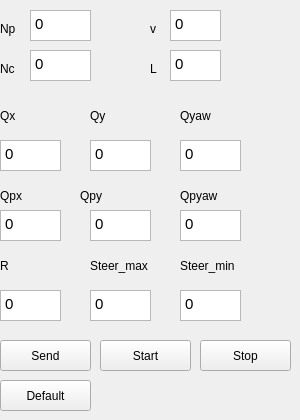
    <widget class="QWidget" name="MPC_tab">
     <attribute name="title">
      <string>MPC</string>
     </attribute>
     <widget class="QLabel" name="label">
      <property name="geometry">
       <rect>
        <x>0</x>
        <y>20</y>
        <width>67</width>
        <height>17</height>
       </rect>
      </property>
      <property name="text">
       <string>Np</string>
      </property>
     </widget>
     <widget class="QLabel" name="label_12">
      <property name="geometry">
       <rect>
        <x>0</x>
        <y>60</y>
        <width>67</width>
        <height>17</height>
       </rect>
      </property>
      <property name="text">
       <string>Nc</string>
      </property>
     </widget>
     <widget class="QLabel" name="label_13">
      <property name="geometry">
       <rect>
        <x>150</x>
        <y>20</y>
        <width>67</width>
        <height>17</height>
       </rect>
      </property>
      <property name="text">
       <string>v</string>
      </property>
     </widget>
     <widget class="QLabel" name="label_14">
      <property name="geometry">
       <rect>
        <x>150</x>
        <y>60</y>
        <width>67</width>
        <height>17</height>
       </rect>
      </property>
      <property name="text">
       <string>L</string>
      </property>
     </widget>
     <widget class="QTextEdit" name="text_Np">
      <property name="geometry">
       <rect>
        <x>30</x>
        <y>10</y>
        <width>61</width>
        <height>31</height>
       </rect>
      </property>
      <property name="html">
       <string>&lt;!DOCTYPE HTML PUBLIC &quot;-//W3C//DTD HTML 4.0//EN&quot; &quot;http://www.w3.org/TR/REC-html40/strict.dtd&quot;&gt;
&lt;html&gt;&lt;head&gt;&lt;meta name=&quot;qrichtext&quot; content=&quot;1&quot; /&gt;&lt;style type=&quot;text/css&quot;&gt;
p, li { white-space: pre-wrap; }
&lt;/style&gt;&lt;/head&gt;&lt;body style=&quot; font-family:'Ubuntu'; font-size:11pt; font-weight:400; font-style:normal;&quot;&gt;
&lt;p style=&quot; margin-top:0px; margin-bottom:0px; margin-left:0px; margin-right:0px; -qt-block-indent:0; text-indent:0px;&quot;&gt;&lt;span style=&quot; font-family:'Ubuntu';&quot;&gt;0&lt;/span&gt;&lt;/p&gt;&lt;/body&gt;&lt;/html&gt;</string>
      </property>
     </widget>
     <widget class="QTextEdit" name="text_Nc">
      <property name="geometry">
       <rect>
        <x>30</x>
        <y>50</y>
        <width>61</width>
        <height>31</height>
       </rect>
      </property>
      <property name="html">
       <string>&lt;!DOCTYPE HTML PUBLIC &quot;-//W3C//DTD HTML 4.0//EN&quot; &quot;http://www.w3.org/TR/REC-html40/strict.dtd&quot;&gt;
&lt;html&gt;&lt;head&gt;&lt;meta name=&quot;qrichtext&quot; content=&quot;1&quot; /&gt;&lt;style type=&quot;text/css&quot;&gt;
p, li { white-space: pre-wrap; }
&lt;/style&gt;&lt;/head&gt;&lt;body style=&quot; font-family:'Ubuntu'; font-size:11pt; font-weight:400; font-style:normal;&quot;&gt;
&lt;p style=&quot; margin-top:0px; margin-bottom:0px; margin-left:0px; margin-right:0px; -qt-block-indent:0; text-indent:0px;&quot;&gt;&lt;span style=&quot; font-family:'Ubuntu';&quot;&gt;0&lt;/span&gt;&lt;/p&gt;&lt;/body&gt;&lt;/html&gt;</string>
      </property>
     </widget>
     <widget class="QTextEdit" name="text_v_MPC">
      <property name="geometry">
       <rect>
        <x>170</x>
        <y>10</y>
        <width>51</width>
        <height>31</height>
       </rect>
      </property>
      <property name="html">
       <string>&lt;!DOCTYPE HTML PUBLIC &quot;-//W3C//DTD HTML 4.0//EN&quot; &quot;http://www.w3.org/TR/REC-html40/strict.dtd&quot;&gt;
&lt;html&gt;&lt;head&gt;&lt;meta name=&quot;qrichtext&quot; content=&quot;1&quot; /&gt;&lt;style type=&quot;text/css&quot;&gt;
p, li { white-space: pre-wrap; }
&lt;/style&gt;&lt;/head&gt;&lt;body style=&quot; font-family:'Ubuntu'; font-size:11pt; font-weight:400; font-style:normal;&quot;&gt;
&lt;p style=&quot; margin-top:0px; margin-bottom:0px; margin-left:0px; margin-right:0px; -qt-block-indent:0; text-indent:0px;&quot;&gt;&lt;span style=&quot; font-family:'Ubuntu';&quot;&gt;0&lt;/span&gt;&lt;/p&gt;&lt;/body&gt;&lt;/html&gt;</string>
      </property>
     </widget>
     <widget class="QTextEdit" name="text_L_MPC">
      <property name="geometry">
       <rect>
        <x>170</x>
        <y>50</y>
        <width>51</width>
        <height>31</height>
       </rect>
      </property>
      <property name="html">
       <string>&lt;!DOCTYPE HTML PUBLIC &quot;-//W3C//DTD HTML 4.0//EN&quot; &quot;http://www.w3.org/TR/REC-html40/strict.dtd&quot;&gt;
&lt;html&gt;&lt;head&gt;&lt;meta name=&quot;qrichtext&quot; content=&quot;1&quot; /&gt;&lt;style type=&quot;text/css&quot;&gt;
p, li { white-space: pre-wrap; }
&lt;/style&gt;&lt;/head&gt;&lt;body style=&quot; font-family:'Ubuntu'; font-size:11pt; font-weight:400; font-style:normal;&quot;&gt;
&lt;p style=&quot; margin-top:0px; margin-bottom:0px; margin-left:0px; margin-right:0px; -qt-block-indent:0; text-indent:0px;&quot;&gt;&lt;span style=&quot; font-family:'Ubuntu';&quot;&gt;0&lt;/span&gt;&lt;/p&gt;&lt;/body&gt;&lt;/html&gt;</string>
      </property>
     </widget>
     <widget class="QLabel" name="label_30">
      <property name="geometry">
       <rect>
        <x>0</x>
        <y>100</y>
        <width>41</width>
        <height>31</height>
       </rect>
      </property>
      <property name="text">
       <string>Qx</string>
      </property>
     </widget>
     <widget class="QLabel" name="label_31">
      <property name="geometry">
       <rect>
        <x>90</x>
        <y>100</y>
        <width>41</width>
        <height>31</height>
       </rect>
      </property>
      <property name="text">
       <string>Qy</string>
      </property>
     </widget>
     <widget class="QLabel" name="label_32">
      <property name="geometry">
       <rect>
        <x>180</x>
        <y>100</y>
        <width>41</width>
        <height>31</height>
       </rect>
      </property>
      <property name="text">
       <string>Qyaw</string>
      </property>
     </widget>
     <widget class="QLabel" name="label_33">
      <property name="geometry">
       <rect>
        <x>0</x>
        <y>180</y>
        <width>41</width>
        <height>31</height>
       </rect>
      </property>
      <property name="text">
       <string>Qpx</string>
      </property>
     </widget>
     <widget class="QLabel" name="label_34">
      <property name="geometry">
       <rect>
        <x>80</x>
        <y>180</y>
        <width>41</width>
        <height>31</height>
       </rect>
      </property>
      <property name="text">
       <string>Qpy</string>
      </property>
     </widget>
     <widget class="QLabel" name="label_35">
      <property name="geometry">
       <rect>
        <x>180</x>
        <y>180</y>
        <width>61</width>
        <height>31</height>
       </rect>
      </property>
      <property name="text">
       <string>Qpyaw</string>
      </property>
     </widget>
     <widget class="QTextEdit" name="text_Qx_MPC">
      <property name="geometry">
       <rect>
        <x>0</x>
        <y>140</y>
        <width>61</width>
        <height>31</height>
       </rect>
      </property>
      <property name="html">
       <string>&lt;!DOCTYPE HTML PUBLIC &quot;-//W3C//DTD HTML 4.0//EN&quot; &quot;http://www.w3.org/TR/REC-html40/strict.dtd&quot;&gt;
&lt;html&gt;&lt;head&gt;&lt;meta name=&quot;qrichtext&quot; content=&quot;1&quot; /&gt;&lt;style type=&quot;text/css&quot;&gt;
p, li { white-space: pre-wrap; }
&lt;/style&gt;&lt;/head&gt;&lt;body style=&quot; font-family:'Ubuntu'; font-size:11pt; font-weight:400; font-style:normal;&quot;&gt;
&lt;p style=&quot; margin-top:0px; margin-bottom:0px; margin-left:0px; margin-right:0px; -qt-block-indent:0; text-indent:0px;&quot;&gt;&lt;span style=&quot; font-family:'Ubuntu';&quot;&gt;0&lt;/span&gt;&lt;/p&gt;&lt;/body&gt;&lt;/html&gt;</string>
      </property>
     </widget>
     <widget class="QTextEdit" name="text_Qy_MPC">
      <property name="geometry">
       <rect>
        <x>90</x>
        <y>140</y>
        <width>61</width>
        <height>31</height>
       </rect>
      </property>
      <property name="html">
       <string>&lt;!DOCTYPE HTML PUBLIC &quot;-//W3C//DTD HTML 4.0//EN&quot; &quot;http://www.w3.org/TR/REC-html40/strict.dtd&quot;&gt;
&lt;html&gt;&lt;head&gt;&lt;meta name=&quot;qrichtext&quot; content=&quot;1&quot; /&gt;&lt;style type=&quot;text/css&quot;&gt;
p, li { white-space: pre-wrap; }
&lt;/style&gt;&lt;/head&gt;&lt;body style=&quot; font-family:'Ubuntu'; font-size:11pt; font-weight:400; font-style:normal;&quot;&gt;
&lt;p style=&quot; margin-top:0px; margin-bottom:0px; margin-left:0px; margin-right:0px; -qt-block-indent:0; text-indent:0px;&quot;&gt;&lt;span style=&quot; font-family:'Ubuntu';&quot;&gt;0&lt;/span&gt;&lt;/p&gt;&lt;/body&gt;&lt;/html&gt;</string>
      </property>
     </widget>
     <widget class="QTextEdit" name="text_Qyaw_MPC">
      <property name="geometry">
       <rect>
        <x>180</x>
        <y>140</y>
        <width>61</width>
        <height>31</height>
       </rect>
      </property>
      <property name="html">
       <string>&lt;!DOCTYPE HTML PUBLIC &quot;-//W3C//DTD HTML 4.0//EN&quot; &quot;http://www.w3.org/TR/REC-html40/strict.dtd&quot;&gt;
&lt;html&gt;&lt;head&gt;&lt;meta name=&quot;qrichtext&quot; content=&quot;1&quot; /&gt;&lt;style type=&quot;text/css&quot;&gt;
p, li { white-space: pre-wrap; }
&lt;/style&gt;&lt;/head&gt;&lt;body style=&quot; font-family:'Ubuntu'; font-size:11pt; font-weight:400; font-style:normal;&quot;&gt;
&lt;p style=&quot; margin-top:0px; margin-bottom:0px; margin-left:0px; margin-right:0px; -qt-block-indent:0; text-indent:0px;&quot;&gt;&lt;span style=&quot; font-family:'Ubuntu';&quot;&gt;0&lt;/span&gt;&lt;/p&gt;&lt;/body&gt;&lt;/html&gt;</string>
      </property>
     </widget>
     <widget class="QTextEdit" name="text_Qpx_MPC">
      <property name="geometry">
       <rect>
        <x>0</x>
        <y>210</y>
        <width>61</width>
        <height>31</height>
       </rect>
      </property>
      <property name="html">
       <string>&lt;!DOCTYPE HTML PUBLIC &quot;-//W3C//DTD HTML 4.0//EN&quot; &quot;http://www.w3.org/TR/REC-html40/strict.dtd&quot;&gt;
&lt;html&gt;&lt;head&gt;&lt;meta name=&quot;qrichtext&quot; content=&quot;1&quot; /&gt;&lt;style type=&quot;text/css&quot;&gt;
p, li { white-space: pre-wrap; }
&lt;/style&gt;&lt;/head&gt;&lt;body style=&quot; font-family:'Ubuntu'; font-size:11pt; font-weight:400; font-style:normal;&quot;&gt;
&lt;p style=&quot; margin-top:0px; margin-bottom:0px; margin-left:0px; margin-right:0px; -qt-block-indent:0; text-indent:0px;&quot;&gt;&lt;span style=&quot; font-family:'Ubuntu';&quot;&gt;0&lt;/span&gt;&lt;/p&gt;&lt;/body&gt;&lt;/html&gt;</string>
      </property>
     </widget>
     <widget class="QTextEdit" name="text_Qpy_MPC">
      <property name="geometry">
       <rect>
        <x>90</x>
        <y>210</y>
        <width>61</width>
        <height>31</height>
       </rect>
      </property>
      <property name="html">
       <string>&lt;!DOCTYPE HTML PUBLIC &quot;-//W3C//DTD HTML 4.0//EN&quot; &quot;http://www.w3.org/TR/REC-html40/strict.dtd&quot;&gt;
&lt;html&gt;&lt;head&gt;&lt;meta name=&quot;qrichtext&quot; content=&quot;1&quot; /&gt;&lt;style type=&quot;text/css&quot;&gt;
p, li { white-space: pre-wrap; }
&lt;/style&gt;&lt;/head&gt;&lt;body style=&quot; font-family:'Ubuntu'; font-size:11pt; font-weight:400; font-style:normal;&quot;&gt;
&lt;p style=&quot; margin-top:0px; margin-bottom:0px; margin-left:0px; margin-right:0px; -qt-block-indent:0; text-indent:0px;&quot;&gt;&lt;span style=&quot; font-family:'Ubuntu';&quot;&gt;0&lt;/span&gt;&lt;/p&gt;&lt;/body&gt;&lt;/html&gt;</string>
      </property>
     </widget>
     <widget class="QTextEdit" name="text_Qpyaw_MPC">
      <property name="geometry">
       <rect>
        <x>180</x>
        <y>210</y>
        <width>61</width>
        <height>31</height>
       </rect>
      </property>
      <property name="html">
       <string>&lt;!DOCTYPE HTML PUBLIC &quot;-//W3C//DTD HTML 4.0//EN&quot; &quot;http://www.w3.org/TR/REC-html40/strict.dtd&quot;&gt;
&lt;html&gt;&lt;head&gt;&lt;meta name=&quot;qrichtext&quot; content=&quot;1&quot; /&gt;&lt;style type=&quot;text/css&quot;&gt;
p, li { white-space: pre-wrap; }
&lt;/style&gt;&lt;/head&gt;&lt;body style=&quot; font-family:'Ubuntu'; font-size:11pt; font-weight:400; font-style:normal;&quot;&gt;
&lt;p style=&quot; margin-top:0px; margin-bottom:0px; margin-left:0px; margin-right:0px; -qt-block-indent:0; text-indent:0px;&quot;&gt;&lt;span style=&quot; font-family:'Ubuntu';&quot;&gt;0&lt;/span&gt;&lt;/p&gt;&lt;/body&gt;&lt;/html&gt;</string>
      </property>
     </widget>
     <widget class="QLabel" name="label_36">
      <property name="geometry">
       <rect>
        <x>0</x>
        <y>250</y>
        <width>41</width>
        <height>31</height>
       </rect>
      </property>
      <property name="text">
       <string>R</string>
      </property>
     </widget>
     <widget class="QTextEdit" name="text_R_MPC">
      <property name="geometry">
       <rect>
        <x>0</x>
        <y>290</y>
        <width>61</width>
        <height>31</height>
       </rect>
      </property>
      <property name="html">
       <string>&lt;!DOCTYPE HTML PUBLIC &quot;-//W3C//DTD HTML 4.0//EN&quot; &quot;http://www.w3.org/TR/REC-html40/strict.dtd&quot;&gt;
&lt;html&gt;&lt;head&gt;&lt;meta name=&quot;qrichtext&quot; content=&quot;1&quot; /&gt;&lt;style type=&quot;text/css&quot;&gt;
p, li { white-space: pre-wrap; }
&lt;/style&gt;&lt;/head&gt;&lt;body style=&quot; font-family:'Ubuntu'; font-size:11pt; font-weight:400; font-style:normal;&quot;&gt;
&lt;p style=&quot; margin-top:0px; margin-bottom:0px; margin-left:0px; margin-right:0px; -qt-block-indent:0; text-indent:0px;&quot;&gt;&lt;span style=&quot; font-family:'Ubuntu';&quot;&gt;0&lt;/span&gt;&lt;/p&gt;&lt;/body&gt;&lt;/html&gt;</string>
      </property>
     </widget>
     <widget class="QLabel" name="label_37">
      <property name="geometry">
       <rect>
        <x>90</x>
        <y>250</y>
        <width>81</width>
        <height>31</height>
       </rect>
      </property>
      <property name="text">
       <string>Steer_max</string>
      </property>
     </widget>
     <widget class="QLabel" name="label_38">
      <property name="geometry">
       <rect>
        <x>180</x>
        <y>250</y>
        <width>81</width>
        <height>31</height>
       </rect>
      </property>
      <property name="text">
       <string>Steer_min</string>
      </property>
     </widget>
     <widget class="QTextEdit" name="text_steer_max_MPC">
      <property name="geometry">
       <rect>
        <x>90</x>
        <y>290</y>
        <width>61</width>
        <height>31</height>
       </rect>
      </property>
      <property name="html">
       <string>&lt;!DOCTYPE HTML PUBLIC &quot;-//W3C//DTD HTML 4.0//EN&quot; &quot;http://www.w3.org/TR/REC-html40/strict.dtd&quot;&gt;
&lt;html&gt;&lt;head&gt;&lt;meta name=&quot;qrichtext&quot; content=&quot;1&quot; /&gt;&lt;style type=&quot;text/css&quot;&gt;
p, li { white-space: pre-wrap; }
&lt;/style&gt;&lt;/head&gt;&lt;body style=&quot; font-family:'Ubuntu'; font-size:11pt; font-weight:400; font-style:normal;&quot;&gt;
&lt;p style=&quot; margin-top:0px; margin-bottom:0px; margin-left:0px; margin-right:0px; -qt-block-indent:0; text-indent:0px;&quot;&gt;&lt;span style=&quot; font-family:'Ubuntu';&quot;&gt;0&lt;/span&gt;&lt;/p&gt;&lt;/body&gt;&lt;/html&gt;</string>
      </property>
     </widget>
     <widget class="QTextEdit" name="text_steer_min_MPC">
      <property name="geometry">
       <rect>
        <x>180</x>
        <y>290</y>
        <width>61</width>
        <height>31</height>
       </rect>
      </property>
      <property name="html">
       <string>&lt;!DOCTYPE HTML PUBLIC &quot;-//W3C//DTD HTML 4.0//EN&quot; &quot;http://www.w3.org/TR/REC-html40/strict.dtd&quot;&gt;
&lt;html&gt;&lt;head&gt;&lt;meta name=&quot;qrichtext&quot; content=&quot;1&quot; /&gt;&lt;style type=&quot;text/css&quot;&gt;
p, li { white-space: pre-wrap; }
&lt;/style&gt;&lt;/head&gt;&lt;body style=&quot; font-family:'Ubuntu'; font-size:11pt; font-weight:400; font-style:normal;&quot;&gt;
&lt;p style=&quot; margin-top:0px; margin-bottom:0px; margin-left:0px; margin-right:0px; -qt-block-indent:0; text-indent:0px;&quot;&gt;&lt;span style=&quot; font-family:'Ubuntu';&quot;&gt;0&lt;/span&gt;&lt;/p&gt;&lt;/body&gt;&lt;/html&gt;</string>
      </property>
     </widget>
     <widget class="QPushButton" name="sendButton_MPC">
      <property name="geometry">
       <rect>
        <x>0</x>
        <y>340</y>
        <width>91</width>
        <height>31</height>
       </rect>
      </property>
      <property name="text">
       <string>Send</string>
      </property>
     </widget>
     <widget class="QPushButton" name="startButton_MPC">
      <property name="geometry">
       <rect>
        <x>100</x>
        <y>340</y>
        <width>91</width>
        <height>31</height>
       </rect>
      </property>
      <property name="text">
       <string>Start</string>
      </property>
     </widget>
     <widget class="QPushButton" name="stopButton_MPC">
      <property name="geometry">
       <rect>
        <x>200</x>
        <y>340</y>
        <width>91</width>
        <height>31</height>
       </rect>
      </property>
      <property name="text">
       <string>Stop</string>
      </property>
     </widget>
     <widget class="QPushButton" name="defaultButton_MPC">
      <property name="geometry">
       <rect>
        <x>0</x>
        <y>380</y>
        <width>91</width>
        <height>31</height>
       </rect>
      </property>
      <property name="text">
       <string>Default</string>
      </property>
     </widget>
    </widget>
